Frame 1 (no input): blank canvas, image omitted
Frame 60 (the mouse pressed at the canvas centre just before this capture): blank canvas, image omitted
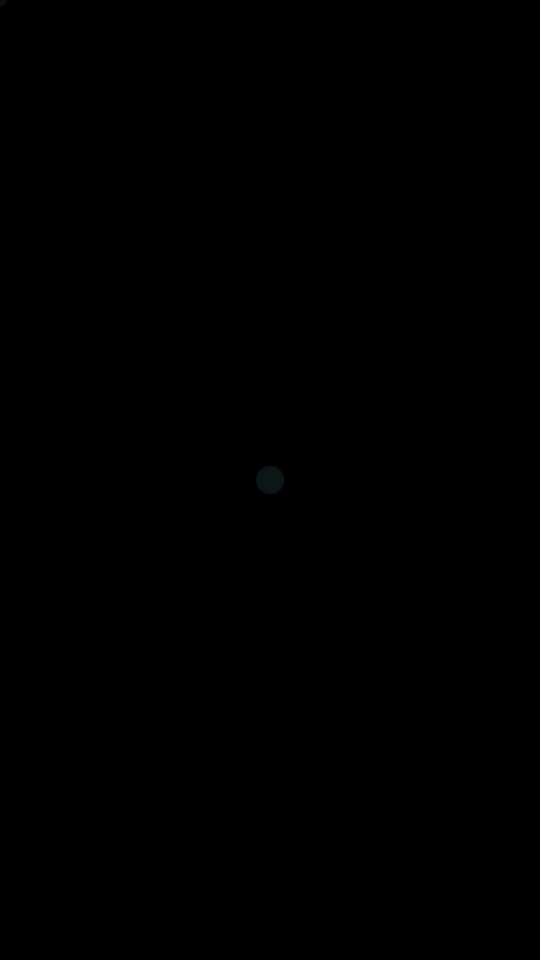
Frame 120 (the mouse held since frame 60 and released just before this capture)

The Processing sketch whose frames 1 and 60 were blank and that drew this single picture after the mouse press (run headless with seeded random() and noise(); from frame 60 on, the mouse is pressed at the canvas centre):

// Processing sketch: sketch_190606a
// ── sketch_190606a.pde
float diam = 0;
boolean grow = true;
void setup() { 
  colorMode(HSB, 360, 100, 100);
  size(540, 960); 
  frameRate(480); 
  smooth();
  stroke(0,0,0,0); 
  strokeWeight(0); 
  background(0);
}

void draw_ellipse(float diam, float X, float Y, float maxSize) {
  float hue = X/width * 360;
  float saturation = Y/height * 100;
  float brightness = diam/maxSize * 100; 
  fill(hue, saturation, brightness, 10);
  ellipse(X, Y, diam, diam);
  
}

void breath(float X, float Y, float maxSize, float minSize, float speed) {
  if (grow == true) {
    if (diam < maxSize) {
     draw_ellipse(diam, X, Y, maxSize); 
     diam += speed;
    } else if (diam >= maxSize) {
      draw_ellipse(diam, X, Y, maxSize);
      diam += speed;
      grow = false;
    }
  } else if (grow == false) {
    if (diam > minSize) {
      draw_ellipse(diam, X, Y, maxSize);
      diam += -1 * speed;
    } else if (diam <= minSize) {
      draw_ellipse(diam, X, Y, maxSize);
      diam += -1 * speed;
      grow = true;
    }
  }
}

 
void draw() {
  float maxSize = width/3;
  float minSize = maxSize/4;
  float speed = 0.25;
  breath(mouseX, mouseY, maxSize, minSize, speed);

}
 
